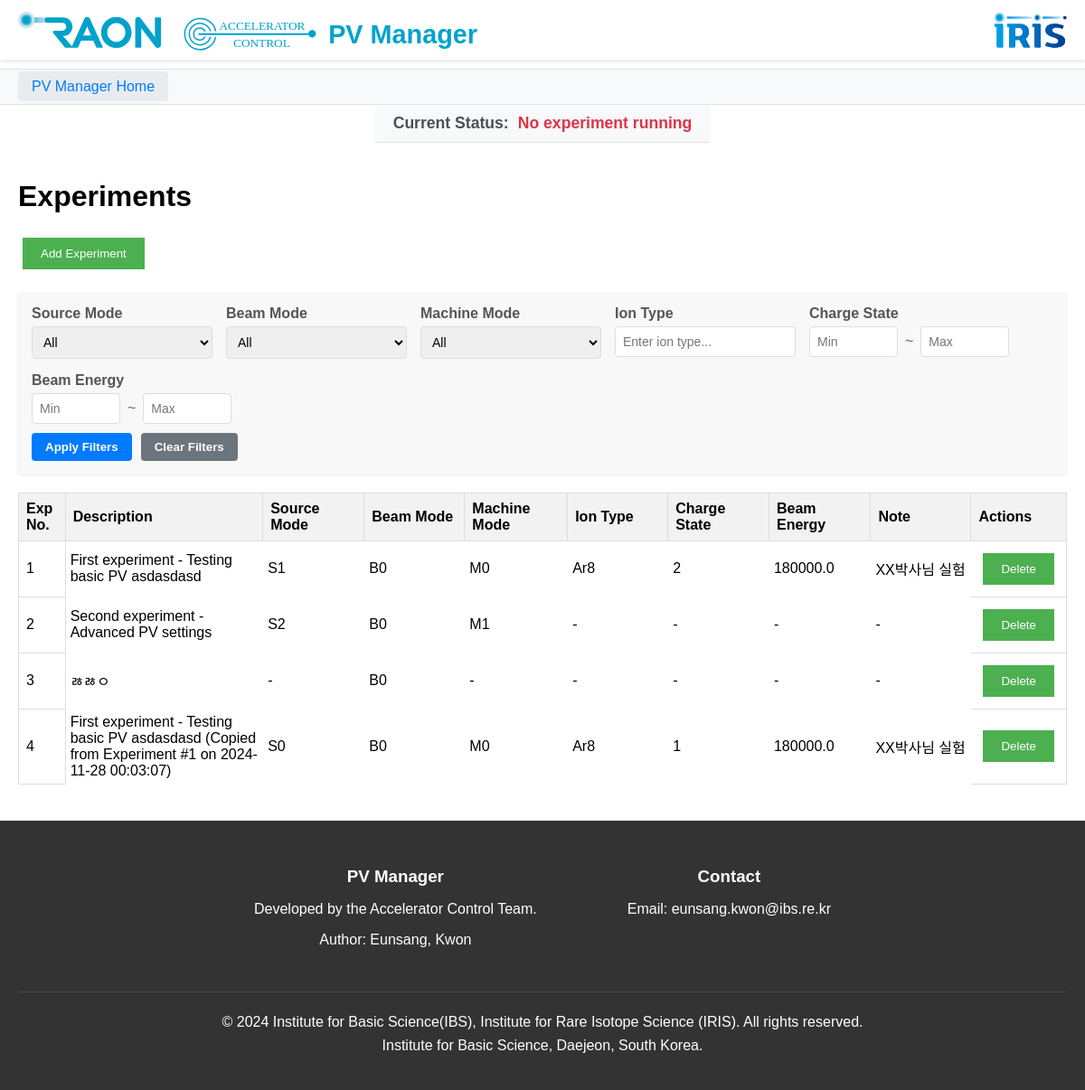
The app's page /app2/experiments, older data.
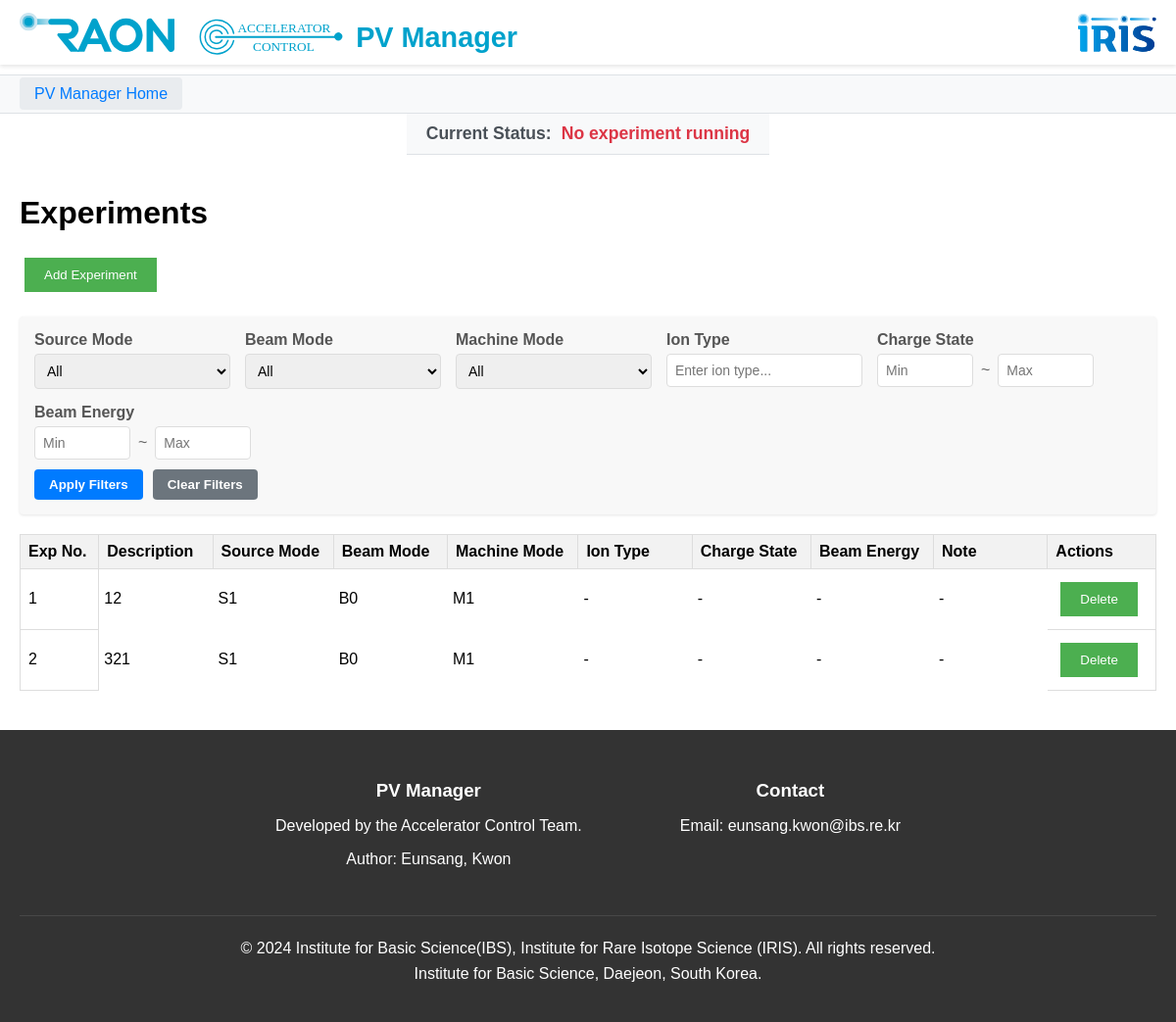
The same page, newer data.
### app/models/__init__.py (models this page shows, shortened)
class Experiment(db.Model):
    id = db.Column(db.Integer, primary_key=True)
    description = db.Column(db.Text, nullable=False)
    source_mode = db.Column(db.String(2))  # S0-S9
    beam_mode = db.Column(db.String(2))    # B0-B9
    machine_mode = db.Column(db.String(2))  # M0-M9
    ion_type = db.Column(db.String(50))
    charge_state = db.Column(db.Integer)
    beam_energy = db.Column(db.Float)
    note = db.Column(db.Text)
    created_at = db.Column(db.DateTime, default=get_korea_time)
    updated_at = db.Column(db.DateTime, default=get_korea_time, onupdate=get_korea_time)
    pvs = db.relationship('PVDataset', backref='experiment', lazy=True)

### app/routes/api.py (the view)
@bp.route('/experiments')
def experiment_list():
    experiments = Experiment.query.all()
    return render_template('experiment_list.html', experiments=experiments)

### app/templates/experiment_list.html (shortened to what the changed rows need)
{% extends "base.html" %}
{% block content %}
    <div class="experiment-container">
        <div class="header-container">
            <h1 class="page-title">Experiments</h1>
        </div>
        <table class="experiment-table">
            <thead>
                <tr>
                    <th>Exp No.</th>
                    <th>Description</th>
                    <th class="mode-column">Source Mode</th>
                    <th class="mode-column">Beam Mode</th>
                    <th class="mode-column">Machine Mode</th>
                    <th class="beam-info-column">Ion Type</th>
                    <th class="beam-info-column">Charge State</th>
                    <th class="beam-info-column">Beam Energy</th>
                    <th>Note</th>
                    <th>Actions</th>
                </tr>
            </thead>
            <tbody>
                {% for exp in experiments %}
                <tr data-id="{{ exp.id }}">
                    <td class="clickable" onclick="window.location='{{ url_for('api.experiment_detail', exp_id=exp.id) }}'">{{ exp.id }}</td>
                    <td class="editable" data-field="description">{{ exp.description }}</td>
                    <td class="editable" data-field="source_mode" data-type="select">{{ exp.source_mode or '-' }}</td>
                    <td class="editable" data-field="beam_mode" data-type="select">{{ exp.beam_mode or '-' }}</td>
                    <td class="editable" data-field="machine_mode" data-type="select">{{ exp.machine_mode or '-' }}</td>
                    <td class="editable" data-field="ion_type">{{ exp.ion_type or '-' }}</td>
                    <td class="editable" data-field="charge_state" data-type="number">{{ exp.charge_state or '-' }}</td>
                    <td class="editable" data-field="beam_energy" data-type="number">{{ exp.beam_energy or '-' }}</td>
                    <td class="editable" data-field="note">{{ exp.note or '-' }}</td>
                    <td>
                        <div class="action-buttons">
                            <button class="button delete" onclick="deleteExperiment({{ exp.id }})">Delete</button>
                        </div>
                    </td>
                </tr>
                {% endfor %}
            </tbody>
        </table>
</div>
{% endblock content %}

Row changes from the older to the newer data that the page shows:
removed Experiment: id "3", description "ㅀㅀㅇ", source_mode "-", beam_mode "B0", machine_mode "-", ion_type "-", charge_state "-", beam_energy "-", note "-"
removed Experiment: id "4", description "First experiment - Testing basic PV asdasdasd (Copied from Experiment #1 on 2024-11-28 00:03:07)", source_mode "S0", beam_mode "B0", machine_mode "M0", ion_type "Ar8", charge_state "1", beam_energy "180000.0", note "XX박사님 실험"
changed Experiment id 1: description "First experiment - Testing basic PV asdasdasd" → "12"; machine_mode "M0" → "M1"; ion_type "Ar8" → "-"; charge_state "2" → "-"; beam_energy "180000.0" → "-"; note "XX박사님 실험" → "-"
changed Experiment id 2: description "Second experiment - Advanced PV settings" → "321"; source_mode "S2" → "S1"
